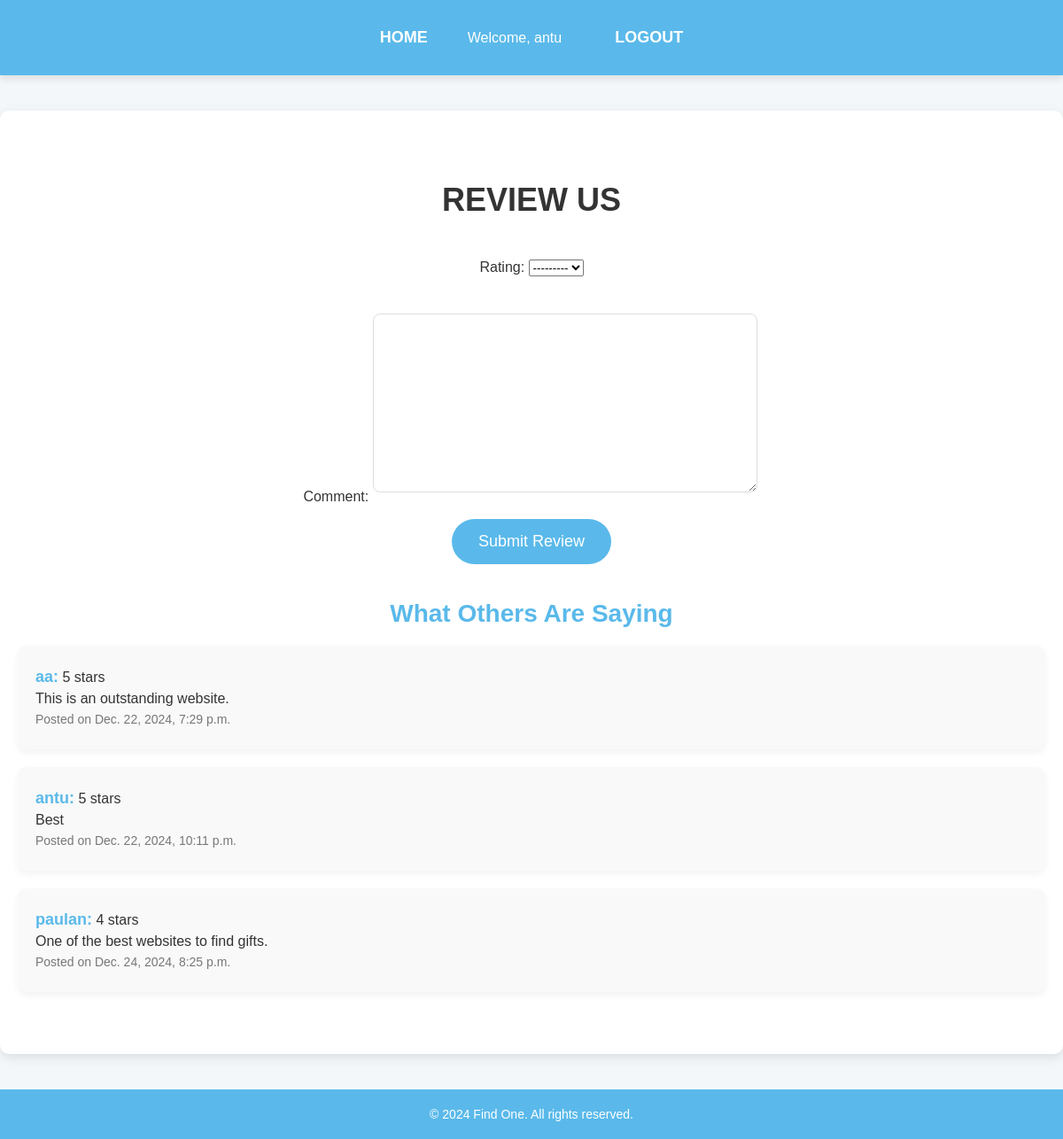
/review-us/ (signed in), run on the app's committed database.
### myApp/models.py (models this page shows, shortened)
class Review(models.Model):
    user = models.ForeignKey(User, on_delete=models.CASCADE)
    rating = models.PositiveIntegerField(choices=[(i, i) for i in range(1, 6)])  # Ratings from 1 to 5
    comment = models.TextField()
    created_at = models.DateTimeField(auto_now_add=True)

### myApp/views.py (the view)
# urls.py: path('review-us/', views.review_us, name='review_us'),
def review_us(request):
    if request.method == 'POST':
        form = ReviewForm(request.POST)
        if form.is_valid():
            review = form.save(commit=False)
            review.user = request.user  # Associate review with the logged-in user
            review.save()
            return redirect('review_us')  # Redirect to the same page after submitting the review
    else:
        form = ReviewForm()
    reviews = Review.objects.all()  # Fetch all reviews to display
    return render(request, 'myApp/review_us.html', {'form': form, 'reviews': reviews})

### myApp/forms.py
class ReviewForm(forms.ModelForm):
    class Meta:
        model = Review
        fields = ['rating', 'comment']  # Adjust these fields based on your Review model

### myApp/templates/myApp/review_us.html (shortened to what this page needs)
<!DOCTYPE html>
<html lang="en">
<head>
</head>
<body>
    <header>
        <nav>
            <a href="{% url 'home' %}">Home</a>
            {% if user.is_authenticated %}
                <span>Welcome, {{ user.username }}</span>
                <a href="{% url 'logout' %}">Logout</a>
            {% else %}
                <a href="{% url 'login' %}">Login</a>
            {% endif %}
        </nav>
    </header>
    <section>
        <h1>Review Us</h1>
        {% if user.is_authenticated %}
            <form method="POST">
                {{ form.as_p }}
                <button type="submit">Submit Review</button>
            </form>
        {% else %}
            <p>Please <a href="{% url 'login' %}">login</a> to leave a review.</p>
        {% endif %}
        <h2>What Others Are Saying</h2>
        {% for review in reviews %}
            <div class="review">
                <p><strong>{{ review.user.username }}:</strong> {{ review.rating }} stars</p>
                <p>{{ review.comment }}</p>
                <p><small>Posted on {{ review.created_at }}</small></p>
            </div>
        {% endfor %}
    </section>
    <footer>
        <p>&copy; 2024 Find One. All rights reserved.</p>
    </footer>
</body>
</html>

### myApp/templates/myApp/review_us.html (style rules this page uses)
body { font-family: 'Arial', sans-serif; background-color: #f4f7fa; color: #333; margin: 0; padding: 0; }
header { background-color: #5ab9ea; color: white; padding: 20px 0; box-shadow: 0 4px 8px rgba(0, 0, 0, 0.1); }
header nav { display: flex; justify-content: center; align-items: center; font-size: 18px; }
header nav a { color: white; text-decoration: none; padding: 12px 25px; margin: 0 20px; font-weight: bold; text-transform: uppercase; }
header nav span { font-size: 16px; margin-right: 15px; }
section { padding: 50px 20px; max-width: 1200px; margin: 40px auto; background-color: white; border-radius: 10px; box-shadow: 0 4px 12px rgba(0, 0, 0, 0.1); overflow: hidden; }
h1 { font-size: 36px; color: #333; margin-bottom: 30px; text-align: center; text-transform: uppercase; }
h2 { font-size: 28px; color: #5ab9ea; margin-bottom: 20px; text-align: center; }
form { display: flex; flex-direction: column; align-items: center; margin-bottom: 40px; }
form input, form textarea { width: 80%; padding: 10px; margin: 10px 0; font-size: 16px; border-radius: 8px; border: 1px solid #ddd; transition: border 0.3s; }
form button { padding: 15px 30px; background-color: #5ab9ea; color: white; border: none; border-radius: 30px; font-size: 18px; cursor: pointer; transition: background-color 0.3s; }
.review { background-color: #f9f9f9; border-radius: 10px; padding: 20px; margin-bottom: 20px; box-shadow: 0 4px 8px rgba(0, 0, 0, 0.05); }
.review p { margin: 5px 0; }
.review strong { color: #5ab9ea; font-size: 18px; }
.review small { color: #777; font-size: 14px; }
footer { background-color: #5ab9ea; color: white; text-align: center; padding: 20px 0; font-size: 14px; position: relative; bottom: 0; width: 100%; }
footer p { margin: 0; }

### data on the page
Review: user.username "aa", rating "5", comment "This is an outstanding website.", created_at "Dec. 22, 2024, 7:29 p.m."
Review: user.username "antu", rating "5", comment "Best", created_at "Dec. 22, 2024, 10:11 p.m."
Review: user.username "paulan", rating "4", comment "One of the best websites to find gifts.", created_at "Dec. 24, 2024, 8:25 p.m."

### other printed values
{{ user.username }} "antu"
